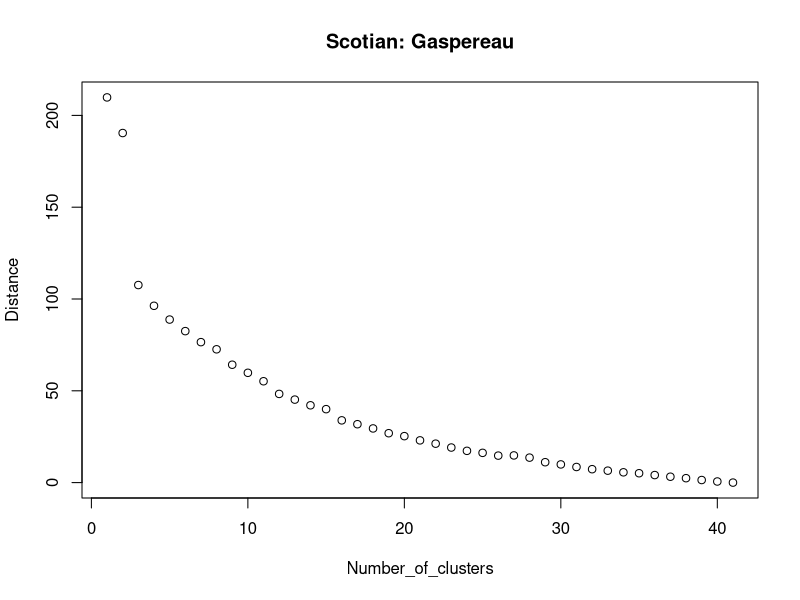

Here is the R script that generated this plot:
## ---- chunk 1
Number_of_clusters <- 1:41
Distance <- c(209.8, 190.4, 107.6, 96.3, 88.8, 82.5, 76.5, 72.6, 64.2, 59.8,
              55.2, 48.3, 45.2, 42.1, 40.0, 33.9, 31.8, 29.5, 26.9, 25.3,
              23.0, 21.2, 19.1, 17.3, 16.2, 14.7, 14.8, 13.6, 11.1, 9.9,
              8.5, 7.3, 6.5, 5.6, 5.1, 4.1, 3.2, 2.4, 1.4, 0.6,
              0.0)
plot(x = Number_of_clusters, y = Distance, main="Scotian: Gaspereau")
## ---- chunk 2
grid <- matrix(c(1, 2, 3, 4, 5, 6, 7, 8, 9, 10, 11, 12, 13, 14, 15, 1.00, 0.75, 0.75, 0.50, 0.50, 0.50, 0.25, 0.25, 0.25, 0.25, 0.00, 0.00, 0.00, 0.00, 0.00, 0.00, 0.25, 0.00, 0.50, 0.25, 0.00, 0.75, 0.50, 0.25, 0.00, 1.00, 0.75, 0.50, 0.25, 0.00, 0.00, 0.00, 0.25, 0.00, 0.25, 0.50, 0.00, 0.25, 0.50, 0.75, 0.00, 0.25, 0.50, 0.75, 1.00), ncol = 4)
colnames(grid) <- c("Diet", "Prey 1", "Prey 2", "Prey 3")
knitr::kable(grid)
